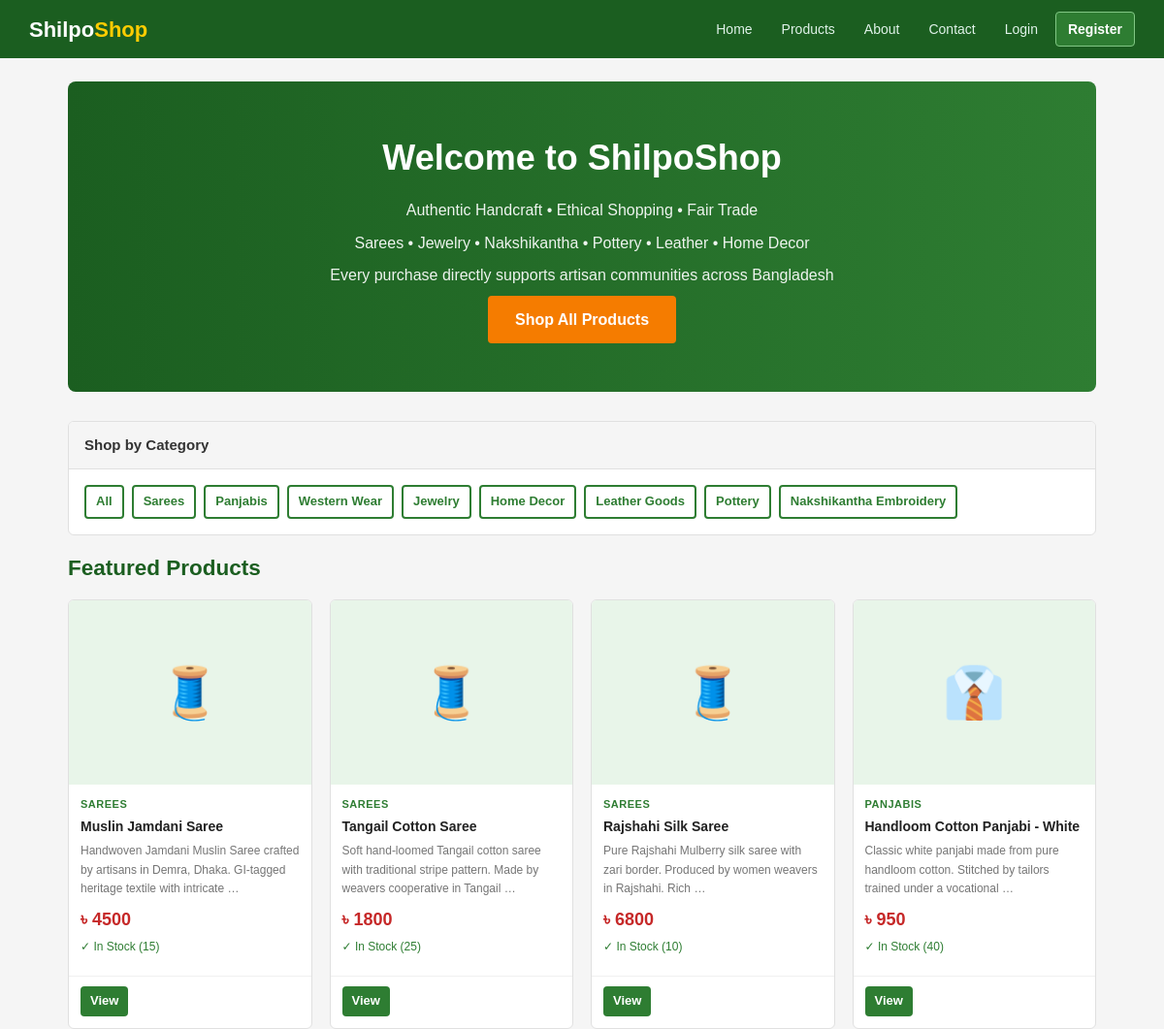
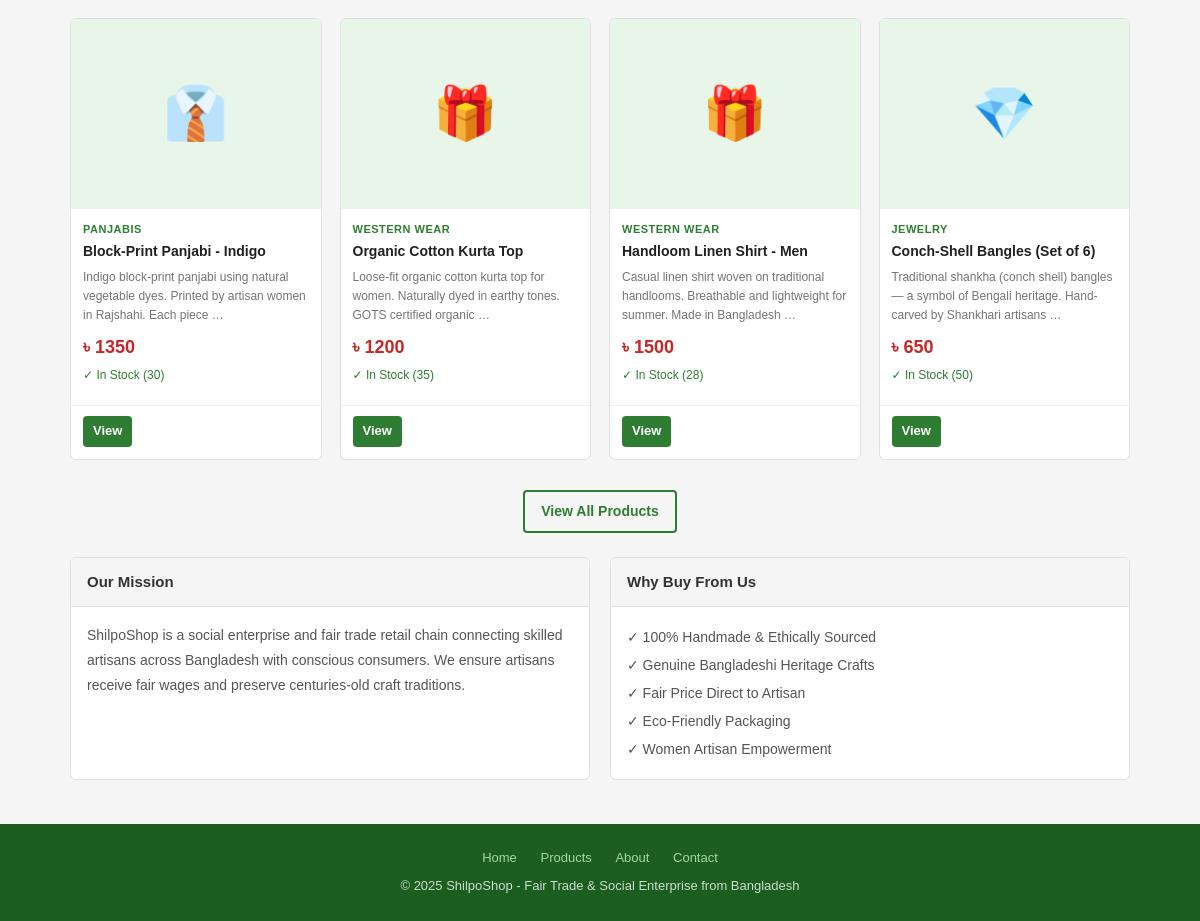
The page / on the database its author committed (2 pictures, top to bottom).
### products_app/models.py (models this page shows, shortened)
class Category(models.Model):
    name = models.CharField(
        max_length=100
    )

class Product(models.Model):
    category = models.ForeignKey(
        Category,
        on_delete=models.CASCADE
    )
    product_name = models.CharField(
        max_length=200
    )
    description = models.TextField()
    price = models.IntegerField()
    stock = models.IntegerField(
        default=0
    )
    image = models.ImageField(
        upload_to='products/',
        blank=True,
        null=True
    )

### shilposhop/views.py (the view)
# urls.py: path('', views.home, name='home'),
def home(request):
    products = Product.objects.all()
    categories = Category.objects.all()
    featured = products[:8]
    return render(request, 'home.html', {
        'products': featured,
        'categories': categories,
        'total_products': products.count(),
    })

### templates/home.html (shortened to what this page needs)
{% extends 'base.html' %}
{% block content %}
<div class="hero">
    <h1>Welcome to ShilpoShop</h1>
    <p>Authentic Handcraft &bull; Ethical Shopping &bull; Fair Trade</p>
    <p>Sarees &bull; Jewelry &bull; Nakshikantha &bull; Pottery &bull; Leather &bull; Home Decor</p>
    <p class="hero-sub">Every purchase directly supports artisan communities across Bangladesh</p>
    <a href="{% url 'product_list' %}" class="btn btn-orange btn-lg">Shop All Products</a>
</div>
{% if categories %}
<div class="white-box mb-2">
    <div class="white-box-header">Shop by Category</div>
    <div class="white-box-body flex gap-1" style="flex-wrap:wrap;">
        <a href="{% url 'product_list' %}" class="btn btn-outline-green btn-sm">All</a>
        {% for cat in categories %}
            <a href="{% url 'product_list' %}?category={{ cat.id }}" class="btn btn-outline-green btn-sm">
                {{ cat.name }}
            </a>
        {% endfor %}
    </div>
</div>
{% endif %}
<h2 style="margin-bottom:14px; color:#1b5e20;">Featured Products</h2>
{% if products %}
<div class="product-grid">
    {% for product in products %}
    <div class="product-card">
        {% if product.image %}
            <img src="{{ product.image.url }}" alt="{{ product.product_name }}" class="product-card-img">
        {% else %}
            <div class="product-card-placeholder">
                {% if product.category.name == "Sarees" %}&#129525;
                {% elif product.category.name == "Jewelry" %}&#128142;
                {% elif product.category.name == "Pottery" %}&#129984;
                {% elif product.category.name == "Leather Goods" %}&#128092;
                {% elif product.category.name == "Nakshikantha Embroidery" %}&#129718;
                {% elif product.category.name == "Home Decor" %}&#127968;
                {% elif product.category.name == "Panjabis" %}&#128084;
                {% else %}&#127873;
                {% endif %}
            </div>
        {% endif %}
        <div class="product-card-body">
            <div class="product-card-category">{{ product.category.name }}</div>
            <div class="product-card-name">{{ product.product_name }}</div>
            <div class="product-card-desc">{{ product.description|truncatewords:15 }}</div>
            <div class="product-card-price">&#2547; {{ product.price }}</div>
            {% if product.stock > 0 %}
                <div class="in-stock">&#10003; In Stock ({{ product.stock }})</div>
            {% else %}
                <div class="out-stock">&#10005; Out of Stock</div>
            {% endif %}
        </div>
        <div class="product-card-actions">
            <a href="{% url 'product_detail' product.id %}" class="btn btn-green btn-sm">View</a>
        </div>
    </div>
    {% endfor %}
</div>
<div class="text-center mb-3">
    <a href="{% url 'product_list' %}" class="btn btn-outline-green">View All Products</a>
</div>
{% else %}
<div class="empty-state">
    <div class="empty-icon">&#128722;</div>
    <p>No products yet. Run <strong>python manage.py seed_data</strong> to add sample products.</p>
</div>
{% endif %}
<div class="two-col">
    <div class="white-box">
        <div class="white-box-header">Our Mission</div>
        <div class="white-box-body" style="font-size:14px; color:#555; line-height:1.8;">
            ShilpoShop is a social enterprise and fair trade retail chain connecting
            skilled artisans across Bangladesh with conscious consumers.
            We ensure artisans receive fair wages and preserve centuries-old craft traditions.
        </div>
    </div>
    <div class="white-box">
        <div class="white-box-header">Why Buy From Us</div>
        <div class="white-box-body" style="font-size:14px; color:#555; line-height:2;">
            &#10003; 100% Handmade &amp; Ethically Sourced<br>
            &#10003; Genuine Bangladeshi Heritage Crafts<br>
            &#10003; Fair Price Direct to Artisan<br>
            &#10003; Eco-Friendly Packaging<br>
            &#10003; Women Artisan Empowerment
        </div>
    </div>
</div>
{% endblock %}

### templates/base.html (shortened to what this page needs)
{% load static %}
<!DOCTYPE html>
<html lang="en">
<head>
    <link rel="stylesheet" href="{% static 'style.css' %}">
</head>
<body>
<nav class="navbar">
    <div class="navbar-logo">
        <a href="{% url 'home' %}">Shilpo<span>Shop</span></a>
    </div>
    <div class="navbar-links">
        <a href="{% url 'home' %}">Home</a>
        <a href="{% url 'product_list' %}">Products</a>
        <a href="{% url 'about' %}">About</a>
        <a href="{% url 'contact' %}">Contact</a>
        {% if user.is_authenticated %}
            <a href="{% url 'order_list' %}">My Orders</a>
            <a href="{% url 'payment_list' %}">Payments</a>
            <a href="{% url 'cart_view' %}" class="btn-cart">Cart</a>
            <a href="{% url 'profile' %}">{{ user.username }}</a>
            {% if user.is_staff %}
                <a href="{% url 'budget_list' %}">Budget</a>
            {% endif %}
            <a href="{% url 'logout' %}" class="btn-logout">Logout</a>
        {% else %}
            <a href="{% url 'login' %}">Login</a>
            <a href="{% url 'register' %}" class="btn-register">Register</a>
        {% endif %}
    </div>
</nav>
<div class="main-content">
    {% block content %}{% endblock %}
</div>
<footer>
    <div class="footer-links">
        <a href="{% url 'home' %}">Home</a>
        <a href="{% url 'product_list' %}">Products</a>
        <a href="{% url 'about' %}">About</a>
        <a href="{% url 'contact' %}">Contact</a>
    </div>
    <p>&copy; 2025 ShilpoShop - Fair Trade & Social Enterprise from Bangladesh</p>
</footer>
</body>
</html>

### static/style.css (style rules this page uses)
* { margin: 0; padding: 0; box-sizing: border-box; }
body { font-family: Arial, sans-serif; background-color: #f5f5f5; color: #333; font-size: 15px; line-height: 1.6; min-height: 100vh; display: flex; flex-direction: column; }
a { color: #2e7d32; text-decoration: none; }
.navbar { background-color: #1b5e20; padding: 12px 30px; display: flex; justify-content: space-between; align-items: center; position: sticky; top: 0; z-index: 100; }
.navbar-logo a { font-size: 22px; font-weight: bold; color: #fff; text-decoration: none; }
.navbar-logo span { color: #ffcc02; }
.navbar-links { display: flex; gap: 6px; align-items: center; flex-wrap: wrap; }
.navbar-links a { color: #e0f2e9; padding: 6px 12px; border-radius: 4px; font-size: 14px; text-decoration: none; }
.btn-register { background-color: #2e7d32; color: #fff !important; border: 1px solid #81c784; border-radius: 4px; padding: 6px 14px; font-weight: bold; }
.main-content { flex: 1; max-width: 1100px; margin: 0 auto; padding: 24px 20px; width: 100%; }
.hero { background: linear-gradient(to right, #1b5e20, #2e7d32); color: #fff; padding: 50px 30px; border-radius: 8px; text-align: center; margin-bottom: 30px; }
.hero h1 { font-size: 36px; margin-bottom: 12px; }
.hero p { font-size: 16px; margin-bottom: 8px; opacity: 0.92; }
.hero-sub { font-size: 13px; opacity: 0.75; margin-bottom: 22px; }
.btn { display: inline-block; padding: 8px 16px; border-radius: 4px; font-size: 14px; font-weight: bold; border: none; cursor: pointer; text-decoration: none !important; text-align: center; transition: opacity 0.15s; }
.btn-green { background-color: #2e7d32; color: #fff !important; }
.btn-orange { background-color: #f57c00; color: #fff !important; }
.btn-outline-green { background-color: transparent; border: 2px solid #2e7d32; color: #2e7d32 !important; }
.btn-sm { padding: 5px 10px; font-size: 13px; }
.btn-lg { padding: 12px 28px; font-size: 16px; }
.product-grid { display: grid; grid-template-columns: repeat(auto-fill, minmax(220px, 1fr)); gap: 18px; margin-bottom: 30px; }
.product-card { background: #fff; border: 1px solid #e0e0e0; border-radius: 6px; overflow: hidden; display: flex; flex-direction: column; transition: box-shadow 0.2s; }
.product-card-placeholder { width: 100%; height: 190px; background-color: #e8f5e9; display: flex; align-items: center; justify-content: center; font-size: 52px; }
.product-card-body { padding: 12px; flex: 1; display: flex; flex-direction: column; }
.product-card-category { font-size: 11px; color: #2e7d32; font-weight: bold; text-transform: uppercase; letter-spacing: 0.5px; margin-bottom: 4px; }
.product-card-name { font-size: 14px; font-weight: bold; color: #212121; margin-bottom: 6px; line-height: 1.4; }
.product-card-desc { font-size: 12px; color: #757575; margin-bottom: 8px; flex: 1; }
.product-card-price { font-size: 18px; font-weight: bold; color: #c62828; margin-bottom: 4px; }
.in-stock { color: #2e7d32; font-size: 12px; margin-bottom: 8px; }
.product-card-actions { padding: 10px 12px 12px; border-top: 1px solid #f0f0f0; display: flex; gap: 6px; flex-wrap: wrap; }
.white-box { background: #fff; border: 1px solid #e0e0e0; border-radius: 6px; overflow: hidden; margin-bottom: 20px; }
.white-box-header { background-color: #f5f5f5; border-bottom: 1px solid #e0e0e0; padding: 12px 16px; font-weight: bold; font-size: 15px; }
.white-box-body { padding: 16px; }
.two-col { display: grid; grid-template-columns: 1fr 1fr; gap: 20px; }
.text-center { text-align: center; }
.mb-2 { margin-bottom: 16px; }
.mb-3 { margin-bottom: 24px; }
.flex { display: flex; align-items: center; }
.gap-1 { gap: 8px; }
footer { background-color: #1b5e20; color: rgba(255,255,255,0.78); padding: 24px 30px; text-align: center; font-size: 13px; margin-top: auto; }
footer a { color: #a5d6a7; }
.footer-links { margin-bottom: 8px; }
.footer-links a { margin: 0 10px; }

### rows shown on the page
Category: name "Sarees"
Category: name "Panjabis"
Category: name "Western Wear"
Category: name "Jewelry"
Category: name "Home Decor"
Category: name "Leather Goods"
Category: name "Pottery"
Category: name "Nakshikantha Embroidery"
Product: category.name "SAREES", product_name "Muslin Jamdani Saree", description "Handwoven Jamdani Muslin Saree crafted by artisans in Demra, Dhaka. GI-tagged heritage textile with intricate …", price "4500", stock "15"
Product: category.name "SAREES", product_name "Tangail Cotton Saree", description "Soft hand-loomed Tangail cotton saree with traditional stripe pattern. Made by weavers cooperative in Tangail …", price "1800", stock "25"
Product: category.name "SAREES", product_name "Rajshahi Silk Saree", description "Pure Rajshahi Mulberry silk saree with zari border. Produced by women weavers in Rajshahi. Rich …", price "6800", stock "10"
Product: category.name "PANJABIS", product_name "Handloom Cotton Panjabi - White", description "Classic white panjabi made from pure handloom cotton. Stitched by tailors trained under a vocational …", price "950", stock "40"
Product: category.name "PANJABIS", product_name "Block-Print Panjabi - Indigo", description "Indigo block-print panjabi using natural vegetable dyes. Printed by artisan women in Rajshahi. Each piece …", price "1350", stock "30"
Product: category.name "WESTERN WEAR", product_name "Organic Cotton Kurta Top", description "Loose-fit organic cotton kurta top for women. Naturally dyed in earthy tones. GOTS certified organic …", price "1200", stock "35"
Product: category.name "WESTERN WEAR", product_name "Handloom Linen Shirt - Men", description "Casual linen shirt woven on traditional handlooms. Breathable and lightweight for summer. Made in Bangladesh …", price "1500", stock "28"
Product: category.name "JEWELRY", product_name "Conch-Shell Bangles (Set of 6)", description "Traditional shankha (conch shell) bangles — a symbol of Bengali heritage. Hand-carved by Shankhari artisans …", price "650", stock "50"
